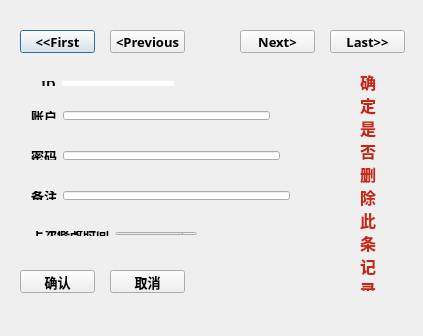
<?xml version="1.0" encoding="UTF-8"?>
<ui version="4.0">
 <class>passwordItem</class>
 <widget class="QDialog" name="passwordItem">
  <property name="geometry">
   <rect>
    <x>0</x>
    <y>0</y>
    <width>423</width>
    <height>336</height>
   </rect>
  </property>
  <property name="font">
   <font>
    <family>微软雅黑</family>
    <pointsize>10</pointsize>
    <weight>75</weight>
    <bold>true</bold>
   </font>
  </property>
  <property name="windowTitle">
   <string>passwordItem</string>
  </property>
  <widget class="QPushButton" name="firstPushButton">
   <property name="geometry">
    <rect>
     <x>20</x>
     <y>30</y>
     <width>75</width>
     <height>23</height>
    </rect>
   </property>
   <property name="font">
    <font>
     <family>微软雅黑</family>
     <pointsize>10</pointsize>
    </font>
   </property>
   <property name="cursor">
    <cursorShape>PointingHandCursor</cursorShape>
   </property>
   <property name="text">
    <string>&lt;&lt;First</string>
   </property>
  </widget>
  <widget class="QPushButton" name="previousPushButton">
   <property name="geometry">
    <rect>
     <x>110</x>
     <y>30</y>
     <width>75</width>
     <height>23</height>
    </rect>
   </property>
   <property name="font">
    <font>
     <family>微软雅黑</family>
     <pointsize>10</pointsize>
    </font>
   </property>
   <property name="cursor">
    <cursorShape>PointingHandCursor</cursorShape>
   </property>
   <property name="text">
    <string>&lt;Previous</string>
   </property>
  </widget>
  <widget class="QPushButton" name="nextPushButton">
   <property name="geometry">
    <rect>
     <x>240</x>
     <y>30</y>
     <width>75</width>
     <height>23</height>
    </rect>
   </property>
   <property name="font">
    <font>
     <family>微软雅黑</family>
     <pointsize>10</pointsize>
    </font>
   </property>
   <property name="cursor">
    <cursorShape>PointingHandCursor</cursorShape>
   </property>
   <property name="text">
    <string>Next&gt;</string>
   </property>
  </widget>
  <widget class="QPushButton" name="lastPushButton">
   <property name="geometry">
    <rect>
     <x>330</x>
     <y>30</y>
     <width>75</width>
     <height>23</height>
    </rect>
   </property>
   <property name="font">
    <font>
     <family>微软雅黑</family>
     <pointsize>10</pointsize>
    </font>
   </property>
   <property name="cursor">
    <cursorShape>PointingHandCursor</cursorShape>
   </property>
   <property name="text">
    <string>Last&gt;&gt;</string>
   </property>
  </widget>
  <widget class="QPushButton" name="okPushButton">
   <property name="geometry">
    <rect>
     <x>20</x>
     <y>270</y>
     <width>75</width>
     <height>23</height>
    </rect>
   </property>
   <property name="text">
    <string>确认</string>
   </property>
  </widget>
  <widget class="QPushButton" name="cancelPushButton">
   <property name="geometry">
    <rect>
     <x>110</x>
     <y>270</y>
     <width>75</width>
     <height>23</height>
    </rect>
   </property>
   <property name="text">
    <string>取消</string>
   </property>
  </widget>
  <widget class="QWidget" name="layoutWidget">
   <property name="geometry">
    <rect>
     <x>30</x>
     <y>70</y>
     <width>155</width>
     <height>27</height>
    </rect>
   </property>
   <layout class="QHBoxLayout" name="horizontalLayout">
    <item>
     <widget class="QLabel" name="idLabel">
      <property name="font">
       <font>
        <family>微软雅黑</family>
        <pointsize>10</pointsize>
        <weight>75</weight>
        <bold>true</bold>
       </font>
      </property>
      <property name="text">
       <string>ID</string>
      </property>
      <property name="alignment">
       <set>Qt::AlignCenter</set>
      </property>
     </widget>
    </item>
    <item>
     <widget class="QLineEdit" name="idLineEdit">
      <property name="frame">
       <bool>false</bool>
      </property>
      <property name="readOnly">
       <bool>true</bool>
      </property>
     </widget>
    </item>
   </layout>
  </widget>
  <widget class="QWidget" name="layoutWidget">
   <property name="geometry">
    <rect>
     <x>20</x>
     <y>100</y>
     <width>261</width>
     <height>31</height>
    </rect>
   </property>
   <layout class="QHBoxLayout" name="horizontalLayout_2">
    <item>
     <widget class="QLabel" name="accoutLabel">
      <property name="font">
       <font>
        <family>微软雅黑</family>
        <pointsize>10</pointsize>
        <weight>75</weight>
        <bold>true</bold>
       </font>
      </property>
      <property name="text">
       <string>账户</string>
      </property>
      <property name="alignment">
       <set>Qt::AlignCenter</set>
      </property>
     </widget>
    </item>
    <item>
     <widget class="QLineEdit" name="accountLineEdit"/>
    </item>
   </layout>
  </widget>
  <widget class="QWidget" name="layoutWidget">
   <property name="geometry">
    <rect>
     <x>20</x>
     <y>140</y>
     <width>271</width>
     <height>31</height>
    </rect>
   </property>
   <layout class="QHBoxLayout" name="horizontalLayout_3">
    <item>
     <widget class="QLabel" name="passwordLabel">
      <property name="font">
       <font>
        <family>微软雅黑</family>
        <pointsize>10</pointsize>
        <weight>75</weight>
        <bold>true</bold>
       </font>
      </property>
      <property name="text">
       <string>密码</string>
      </property>
      <property name="alignment">
       <set>Qt::AlignCenter</set>
      </property>
     </widget>
    </item>
    <item>
     <widget class="QLineEdit" name="passwordLineEdit"/>
    </item>
   </layout>
  </widget>
  <widget class="QWidget" name="layoutWidget">
   <property name="geometry">
    <rect>
     <x>20</x>
     <y>180</y>
     <width>281</width>
     <height>31</height>
    </rect>
   </property>
   <layout class="QHBoxLayout" name="horizontalLayout_4">
    <item>
     <widget class="QLabel" name="remarkLabel">
      <property name="font">
       <font>
        <family>微软雅黑</family>
        <pointsize>10</pointsize>
        <weight>75</weight>
        <bold>true</bold>
       </font>
      </property>
      <property name="text">
       <string>备注</string>
      </property>
      <property name="alignment">
       <set>Qt::AlignCenter</set>
      </property>
     </widget>
    </item>
    <item>
     <widget class="QLineEdit" name="remarkLineEdit"/>
    </item>
   </layout>
  </widget>
  <widget class="QWidget" name="layoutWidget">
   <property name="geometry">
    <rect>
     <x>20</x>
     <y>220</y>
     <width>188</width>
     <height>27</height>
    </rect>
   </property>
   <layout class="QHBoxLayout" name="horizontalLayout_5">
    <item>
     <widget class="QLabel" name="dateLabel">
      <property name="font">
       <font>
        <family>微软雅黑</family>
        <pointsize>10</pointsize>
        <weight>75</weight>
        <bold>true</bold>
       </font>
      </property>
      <property name="text">
       <string>上次修改时间</string>
      </property>
     </widget>
    </item>
    <item>
     <widget class="QDateEdit" name="dateEdit"/>
    </item>
   </layout>
  </widget>
  <widget class="QLabel" name="delLabel">
   <property name="enabled">
    <bool>true</bool>
   </property>
   <property name="geometry">
    <rect>
     <x>360</x>
     <y>70</y>
     <width>16</width>
     <height>221</height>
    </rect>
   </property>
   <property name="font">
    <font>
     <pointsize>12</pointsize>
     <weight>75</weight>
     <bold>true</bold>
    </font>
   </property>
   <property name="text">
    <string>&lt;html&gt;&lt;head/&gt;&lt;body&gt;&lt;p&gt;&lt;span style=&quot; color:#c82610;&quot;&gt;确定是否删除此条记录&lt;/span&gt;&lt;/p&gt;&lt;/body&gt;&lt;/html&gt;</string>
   </property>
   <property name="alignment">
    <set>Qt::AlignLeading|Qt::AlignLeft|Qt::AlignTop</set>
   </property>
   <property name="wordWrap">
    <bool>true</bool>
   </property>
  </widget>
 </widget>
 <layoutdefault spacing="6" margin="11"/>
 <resources/>
 <connections/>
</ui>
